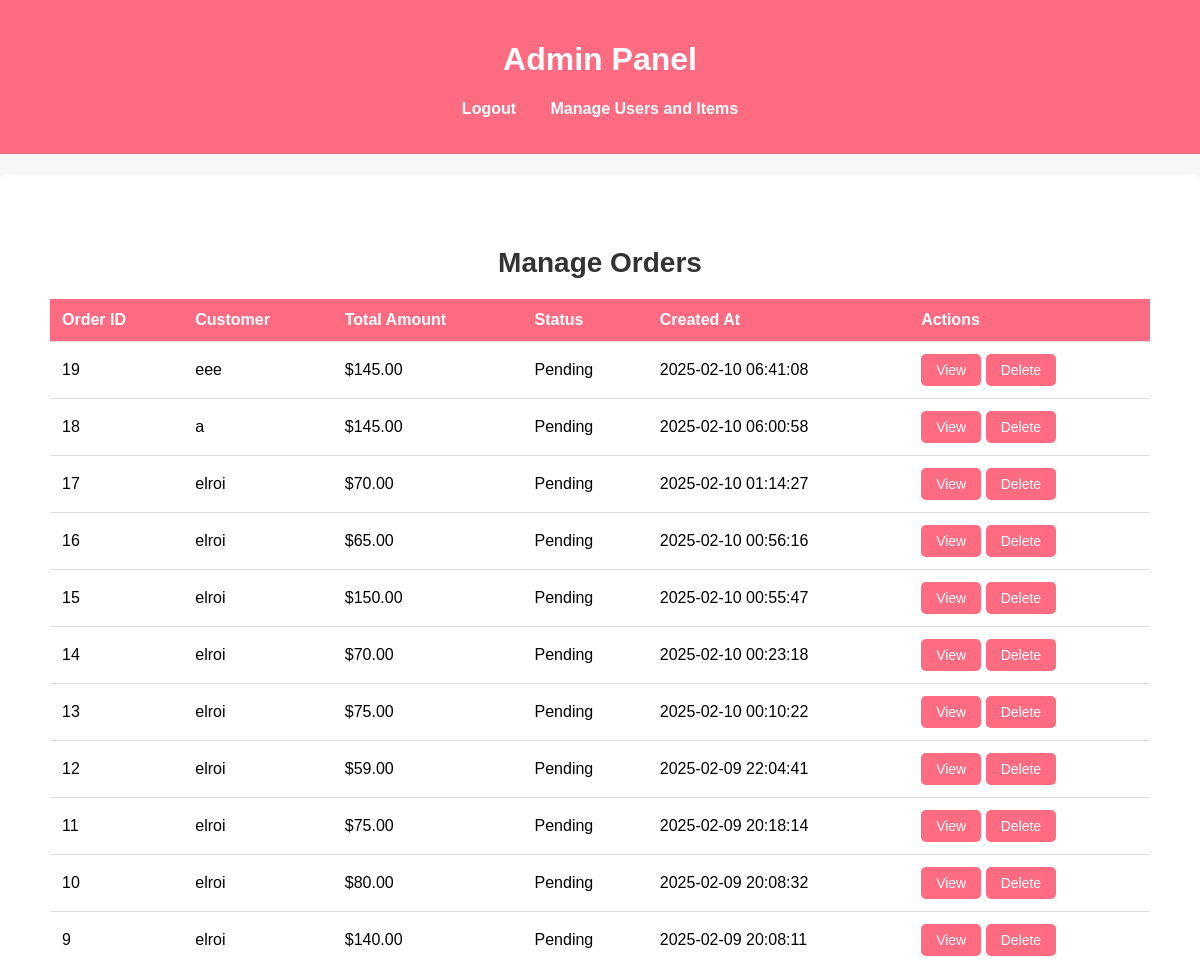
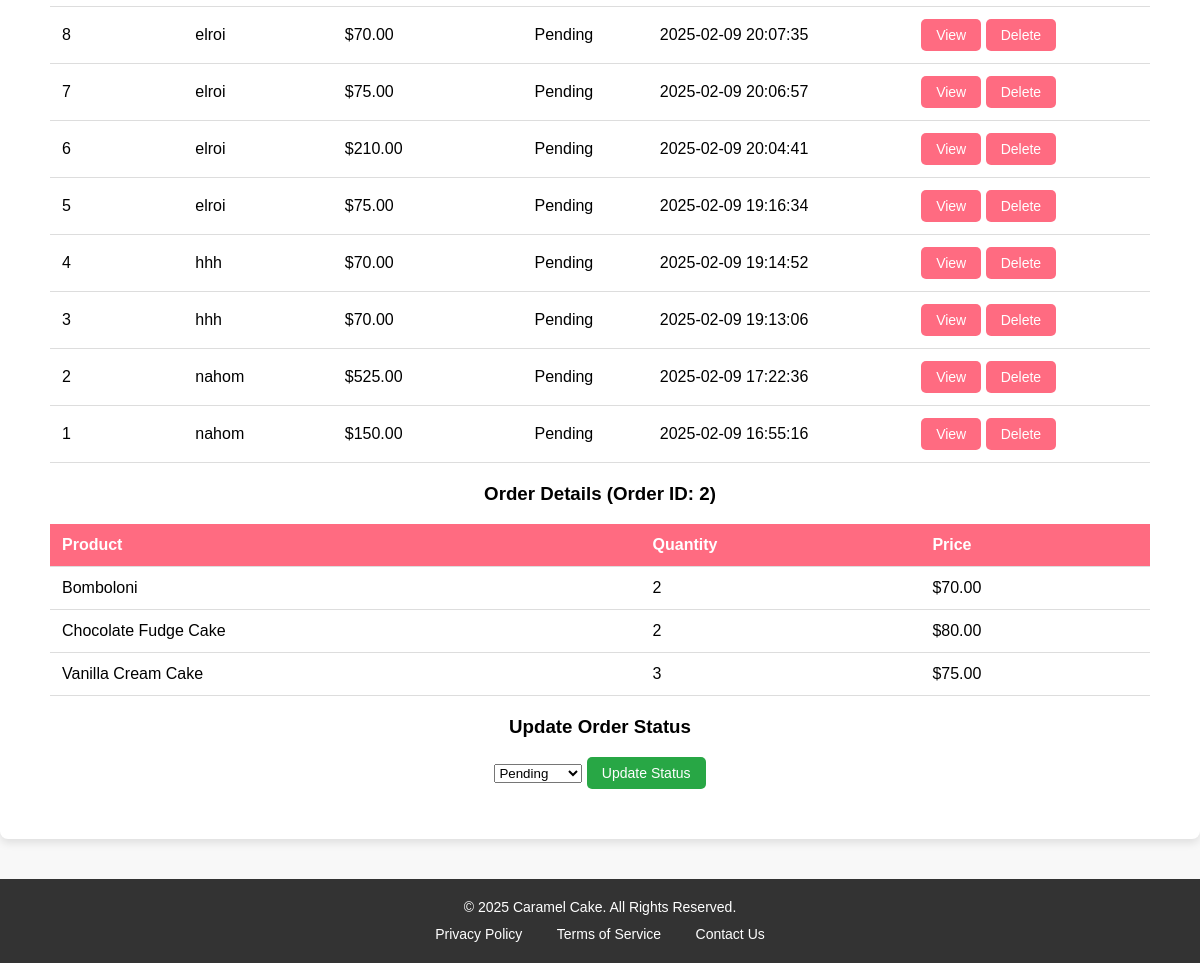
The page /admin_manage_orders.php?view_order=2 (signed in) on the database its author committed (2 pictures, top to bottom).
### tables this page shows
CREATE TABLE IF NOT EXISTS `orders` (
  `order_id` int NOT NULL AUTO_INCREMENT,
  `user_id` int NOT NULL,
  `total_amount` decimal(10,2) NOT NULL,
  `status` enum('pending','processing','completed','cancelled') NOT NULL DEFAULT 'pending',
  `created_at` timestamp NOT NULL DEFAULT CURRENT_TIMESTAMP,
  `updated_at` timestamp NOT NULL DEFAULT CURRENT_TIMESTAMP ON UPDATE CURRENT_TIMESTAMP,
  PRIMARY KEY (`order_id`),
  KEY `idx_user_id` (`user_id`)
);

CREATE TABLE IF NOT EXISTS `users` (
  `id` int NOT NULL AUTO_INCREMENT,
  `username` varchar(50) NOT NULL,
  `email` varchar(100) NOT NULL,
  `password` varchar(255) NOT NULL,
  `created_at` timestamp NOT NULL DEFAULT CURRENT_TIMESTAMP,
  `role` enum('user','admin') DEFAULT 'user',
  PRIMARY KEY (`id`),
  UNIQUE KEY `username` (`username`),
  UNIQUE KEY `email` (`email`)
);

CREATE TABLE IF NOT EXISTS `order_items` (
  `item_id` int NOT NULL AUTO_INCREMENT,
  `order_id` int NOT NULL,
  `product_id` int NOT NULL,
  `item_name` varchar(100) NOT NULL,
  `price` decimal(10,2) NOT NULL,
  `quantity` int NOT NULL DEFAULT '1',
  PRIMARY KEY (`item_id`),
  KEY `idx_order_id` (`order_id`),
  KEY `idx_product_id` (`product_id`)
);

CREATE TABLE IF NOT EXISTS `products` (
  `product_id` int NOT NULL AUTO_INCREMENT,
  `name` varchar(100) NOT NULL,
  `description` text,
  `price` decimal(10,2) NOT NULL,
  `image_url` varchar(255) DEFAULT NULL,
  `stock` int NOT NULL DEFAULT '0',
  `created_at` timestamp NOT NULL DEFAULT CURRENT_TIMESTAMP,
  PRIMARY KEY (`product_id`)
);

### admin_manage_orders.php (the view, shortened to what this page needs)
<?php
include "connection.php";
$orders = $conn->query("
    SELECT orders.*, users.username
    FROM orders
    JOIN users ON orders.user_id = users.id
    ORDER BY orders.created_at DESC
");
function getOrderItems($conn, $order_id) {
    $stmt = $conn->prepare("
        SELECT order_items.*, products.name
        FROM order_items
        JOIN products ON order_items.product_id = products.product_id
        WHERE order_items.order_id = ?
    ");
    $stmt->bind_param("i", $order_id);
    $stmt->execute();
    $result = $stmt->get_result();
    return $result->fetch_all(MYSQLI_ASSOC);
}
?>
<!DOCTYPE html>
<html lang="en">
<head>
</head>
<body>
    <header>
        <h1>Admin Panel</h1>
        <nav>
            <ul>
                <li><a href="logout.php">Logout</a></li>
                <li><a href="admin_manage_users_and_items.php">Manage Users and Items</a></li>
            </ul>
        </nav>
    </header>
    <section class="admin-section">
        <h2>Manage Orders</h2>
        <table>
            <thead>
                <tr>
                    <th>Order ID</th>
                    <th>Customer</th>
                    <th>Total Amount</th>
                    <th>Status</th>
                    <th>Created At</th>
                    <th>Actions</th>
                </tr>
            </thead>
            <tbody>
                <?php while ($order = $orders->fetch_assoc()): ?>
                    <tr>
                        <td><?php echo $order['order_id']; ?></td>
                        <td><?php echo $order['username']; ?></td>
                        <td>$<?php echo $order['total_amount']; ?></td>
                        <td><?php echo ucfirst($order['status']); ?></td>
                        <td><?php echo $order['created_at']; ?></td>
                        <td>
                            <a href="admin_manage_orders.php?view_order=<?php echo $order['order_id']; ?>" class="btn">View</a>
                            <a href="admin_manage_orders.php?delete_order=<?php echo $order['order_id']; ?>" class="btn" onclick="return confirm('Are you sure?')">Delete</a>
                        </td>
                    </tr>
                <?php endwhile; ?>
            </tbody>
        </table>
        <?php if (isset($_GET['view_order'])): ?>
            <?php
            $order_id = $_GET['view_order'];
            $order_items = getOrderItems($conn, $order_id);
            ?>
            <h3>Order Details (Order ID: <?php echo $order_id; ?>)</h3>
            <table>
                <thead>
                    <tr>
                        <th>Product</th>
                        <th>Quantity</th>
                        <th>Price</th>
                    </tr>
                </thead>
                <tbody>
                    <?php foreach ($order_items as $item): ?>
                        <tr>
                            <td><?php echo $item['name']; ?></td>
                            <td><?php echo $item['quantity']; ?></td>
                            <td>$<?php echo $item['price']; ?></td>
                        </tr>
                    <?php endforeach; ?>
                </tbody>
            </table>
            <form method="POST" action="admin_manage_orders.php">
                <h3>Update Order Status</h3>
                <select name="status" required>
                    <option value="pending">Pending</option>
                </select>
                <button type="submit" name="update_order_status" class="btn btn-update">Update Status</button>
            </form>
        <?php endif; ?>
    </section>
    <footer class="footer">
        <div class="footer-content">
            <p>&copy; 2025 Caramel Cake. All Rights Reserved.</p>
            <ul class="footer-links">
                <li><a href="privacy.php">Privacy Policy</a></li>
                <li><a href="terms.php">Terms of Service</a></li>
                <li><a href="contact.php">Contact Us</a></li>
            </ul>
        </div>
    </footer>
</body>
</html>

### admin_manage_orders.php (style rules this page uses)
body { font-family: Arial, sans-serif; margin: 0; padding: 0; background-color: #f8f8f8; text-align: center; }
header { background-color: #ff6b81; padding: 20px; color: white; }
nav ul { list-style: none; padding: 0; }
nav ul li { display: inline; margin: 0 15px; }
nav ul li a { color: white; text-decoration: none; font-weight: bold; }
.admin-section { padding: 50px; background-color: #fff; max-width: 1200px; margin: 20px auto; box-shadow: 0 4px 8px rgba(0, 0, 0, 0.1); border-radius: 8px; }
.admin-section h2 { font-size: 28px; margin-bottom: 20px; color: #333; }
table { width: 100%; border-collapse: collapse; margin-bottom: 20px; }
table th, table td { padding: 12px; border-bottom: 1px solid #ddd; text-align: left; }
table th { background-color: #ff6b81; color: white; }
.btn { background-color: #ff6b81; color: white; border: none; padding: 8px 15px; border-radius: 5px; cursor: pointer; font-size: 14px; text-decoration: none; display: inline-block; }
.btn-update { background-color: #28a745; }
.footer { background-color: #333; color: white; padding: 20px 0; text-align: center; margin-top: 40px; }
.footer-content { max-width: 1200px; margin: 0 auto; }
.footer p { margin: 0; font-size: 14px; }
.footer-links { list-style: none; padding: 0; margin: 10px 0 0; }
.footer-links li { display: inline; margin: 0 15px; }
.footer-links a { color: white; text-decoration: none; font-size: 14px; }

### rows shown on the page
orders: order_id "19", user.username "eee", total_amount "145.00", status "Pending", created_at "2025-02-10 06:41:08"
orders: order_id "18", user.username "a", total_amount "145.00", status "Pending", created_at "2025-02-10 06:00:58"
orders: order_id "17", user.username "elroi", total_amount "70.00", status "Pending", created_at "2025-02-10 01:14:27"
orders: order_id "16", user.username "elroi", total_amount "65.00", status "Pending", created_at "2025-02-10 00:56:16"
orders: order_id "15", user.username "elroi", total_amount "150.00", status "Pending", created_at "2025-02-10 00:55:47"
orders: order_id "14", user.username "elroi", total_amount "70.00", status "Pending", created_at "2025-02-10 00:23:18"
orders: order_id "13", user.username "elroi", total_amount "75.00", status "Pending", created_at "2025-02-10 00:10:22"
orders: order_id "12", user.username "elroi", total_amount "59.00", status "Pending", created_at "2025-02-09 22:04:41"
orders: order_id "11", user.username "elroi", total_amount "75.00", status "Pending", created_at "2025-02-09 20:18:14"
orders: order_id "10", user.username "elroi", total_amount "80.00", status "Pending", created_at "2025-02-09 20:08:32"
orders: order_id "9", user.username "elroi", total_amount "140.00", status "Pending", created_at "2025-02-09 20:08:11"
orders: order_id "8", user.username "elroi", total_amount "70.00", status "Pending", created_at "2025-02-09 20:07:35"
orders: order_id "7", user.username "elroi", total_amount "75.00", status "Pending", created_at "2025-02-09 20:06:57"
orders: order_id "6", user.username "elroi", total_amount "210.00", status "Pending", created_at "2025-02-09 20:04:41"
orders: order_id "5", user.username "elroi", total_amount "75.00", status "Pending", created_at "2025-02-09 19:16:34"
orders: order_id "4", user.username "hhh", total_amount "70.00", status "Pending", created_at "2025-02-09 19:14:52"
orders: order_id "3", user.username "hhh", total_amount "70.00", status "Pending", created_at "2025-02-09 19:13:06"
orders: order_id "2", user.username "nahom", total_amount "525.00", status "Pending", created_at "2025-02-09 17:22:36"
orders: order_id "1", user.username "nahom", total_amount "150.00", status "Pending", created_at "2025-02-09 16:55:16"
order_items: product.name "Bomboloni", quantity "2", price "70.00"
order_items: product.name "Chocolate Fudge Cake", quantity "2", price "80.00"
order_items: product.name "Vanilla Cream Cake", quantity "3", price "75.00"

### other values the page prints
$order_id "2"
